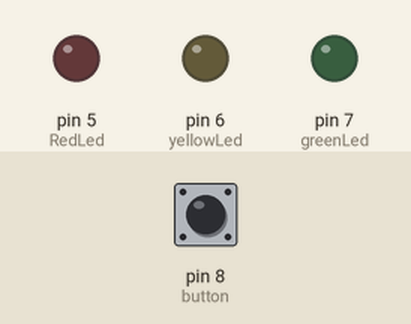
A sketch run on a simulated Arduino Uno, built with avr-gcc and run on an emulated ATmega328P. On the bench: output pins drawn as LEDs (lit = HIGH). The inputs (shaded band) are chosen by the test bench; at power-on: pin 8 (button) LOW.

Above: at 1.2 s.
1.3 s: pin 8 (button) pulled HIGH for 0.15 s
At 1.9 s:
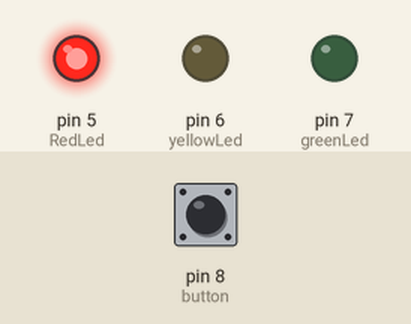
2.9 s: pin 8 (button) pulled HIGH for 1 s
At 4.4 s:
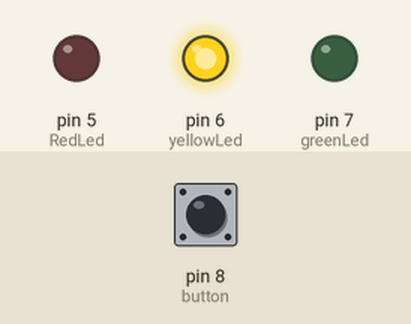
5.4 s: pin 8 (button) pulled HIGH for 0.15 s
At 6.3 s:
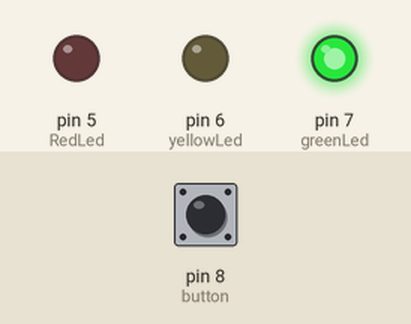
7.0 s: pin 8 (button) pulled HIGH for 3.2 s
At 11.6 s:
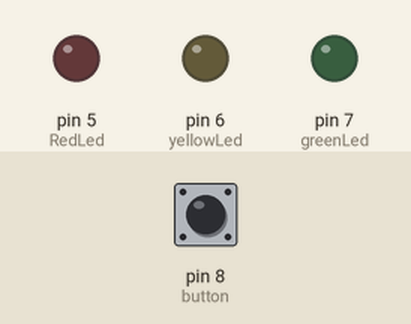
Timing chart, 0 to 12.7 s (numbered marks = the images above; inputs shaded):
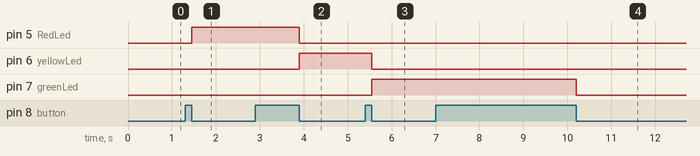

The sketch:

new_traffic_algorizm.ino
```cpp
int button= 8;
int RedLed= 5 ;
int yellowLed=6 ;
int greenLed=7;
int count =0;

int reading;
void setup() {
  pinMode(button,INPUT);
  pinMode(RedLed,OUTPUT);
  pinMode(yellowLed,OUTPUT);
  pinMode(greenLed,OUTPUT);
  digitalWrite(RedLed,LOW);
  digitalWrite(yellowLed,LOW);
  digitalWrite(greenLed,LOW);

}

void loop() {
reading= digitalRead(button);
if(reading==1){
  delay(50);
  reading= digitalRead(button);
  if(reading==0){
count++;}
  }

switch (count){
case 1:
  digitalWrite(RedLed,HIGH);
  digitalWrite(yellowLed,LOW);
  digitalWrite(greenLed,LOW);

break;
case 2:
  digitalWrite(RedLed,LOW);
  digitalWrite(yellowLed,HIGH);
  digitalWrite(greenLed,LOW);

break;
case 3:
  digitalWrite(RedLed,LOW);
  digitalWrite(yellowLed,LOW);
  digitalWrite(greenLed,HIGH);

break;
default:
 digitalWrite(RedLed,LOW);
  digitalWrite(yellowLed,LOW);
  digitalWrite(greenLed,LOW);
    count=0;
break;
}
}
```

Measured:
- after the input at 1.3 s, pin 5 (RedLed): LOW → HIGH after 0.15 s
- after the input at 2.9 s, pin 5 (RedLed): HIGH → LOW after 1.0 s; pin 6 (yellowLed): LOW → HIGH after 1.0 s
- after the input at 5.4 s, pin 6 (yellowLed): HIGH → LOW after 0.15 s; pin 7 (greenLed): LOW → HIGH after 0.15 s
- after the input at 7.0 s, pin 7 (greenLed): HIGH → LOW after 3.2 s
